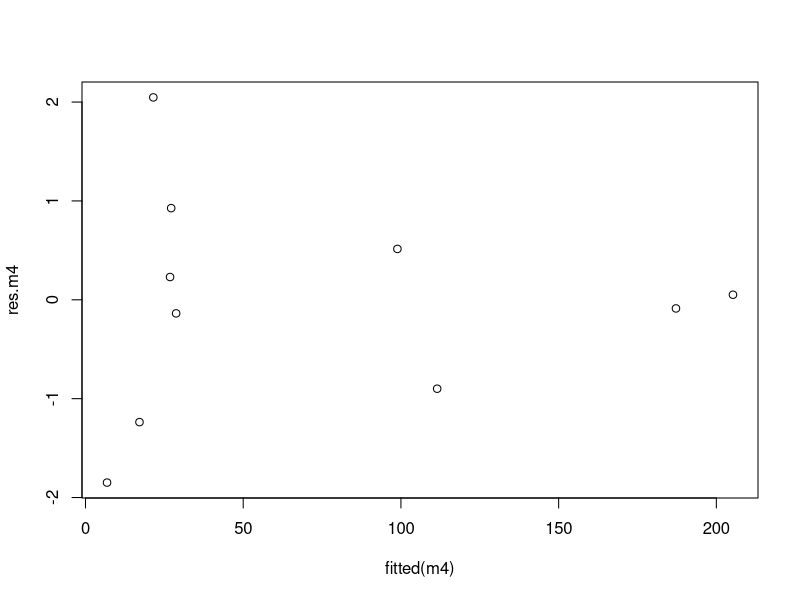

Here is the R script that generated this plot:
#exercise 2
#a

Deaths<-c(32,104,206,186,102,2,12,28,28,31)
Smoker<-factor(rep(0:1,each=5))
Age_group<-c(0,1,2,3,4)
Human_years<-c(52407,43248,28612,
               12663,5317,18790,
               10673,5710,2585,1462)
options(scipen = 999)
m1<-glm(Deaths~Smoker,poisson,
        offset =log(Human_years))
summary(m1)

anova(m1,test = "Chisq") ##Smoker coefficient is statistically significant
                        #since its p-value is <0.05

#because i have signs of overdispersion i will adjust my model

quasi.m1<-glm(Deaths~Smoker,quasipoisson,
              offset =log(Human_years))

summary(quasi.m1)

anova(quasi.m1,test = "Chisq") ##Smoker coefficient is statistically significant
#since its p-value is <0.05


#b
exp(coef(m1))
exp(coef(quasi.m1))#β1:the death rate is different with the expected death rate 
                #for non-smokers being 48% smaller than that of the smokers
                ### β0 = 0.004 means that the expected numbers of deaths 
                #per human years is 4 to 1000 people

##OVERDISPERSION: residual deviance>>>degrees of freedom


#c

fage<-factor(rep(Age_group,times=2))
print(fage)
m2<-glm(Deaths~fage,poisson,offset = log(Human_years))
summary(m2)
1-pchisq(23.99,5) #reject the null hypothesis
                  #the model doesn't fit the data well

anova(m2,test = "Chisq")

#age is statistically significant with p=value<0.05
#effect of age into the rate of death exists

#d
m3<-glm(Deaths~Smoker*fage,poisson,offset = log(Human_years))
summary(m3)  
#overfitting , more variables than observations
#useless model

#e

#we will fit a simpler model
m4<-glm(Deaths~Smoker+fage,poisson,offset=log(Human_years))
summary(m4)


1-pchisq(12.132,4) #we reject Ho because p-value is 0.016
                  #the model doesn't fit the data well

#chechking GOF Pearson residuals
res.m4=residuals(m4,type="pearson")
plot(fitted(m4),res.m4)
#we do not see patterns so we suppose it is good


#intepretation of the model parameters
anova(m4,test = "Chisq")    #smoking and age are statistically significant
                          #since p values are <0.05

#f
exp(coef(m4))

#β0:represents the baseline death rate for non-smokers 
#in the youngest age group per human year.
#β1: effect of being a smoker on the death rate, controlling for age,
#being
#β2,3,4,5: how many times the group death rate increases from the previous ,
#with smoking remaining the same
